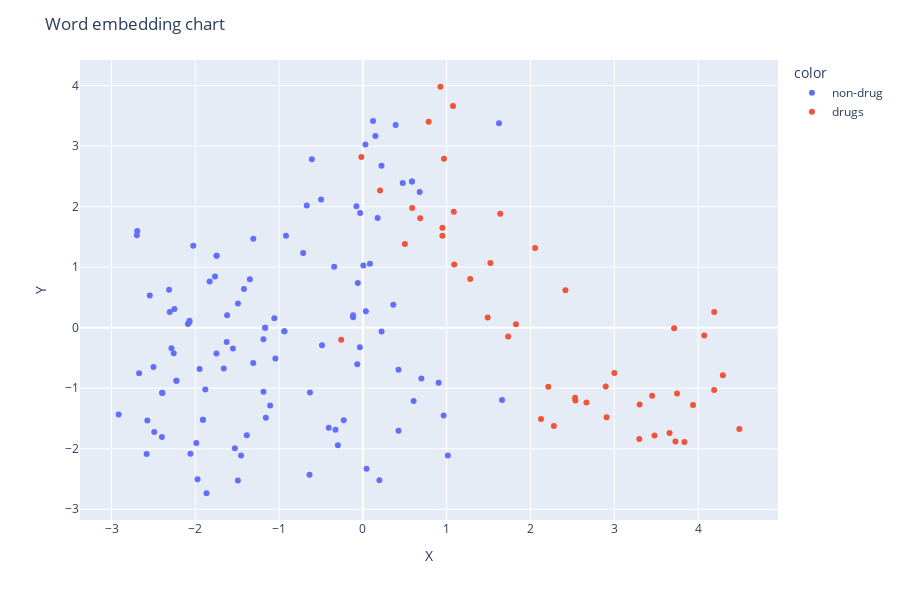

The cell this chart's notebook holds for it:
### Code cell
fig = px.scatter(df, x="X", y="Y",color="color")
# adjusting the text position
fig.update_traces(textposition='top center')
# setting up the height and title
fig.update_layout(
    height=600,
    title_text='Word embedding chart'
)
# displaying the figure
fig.show()
